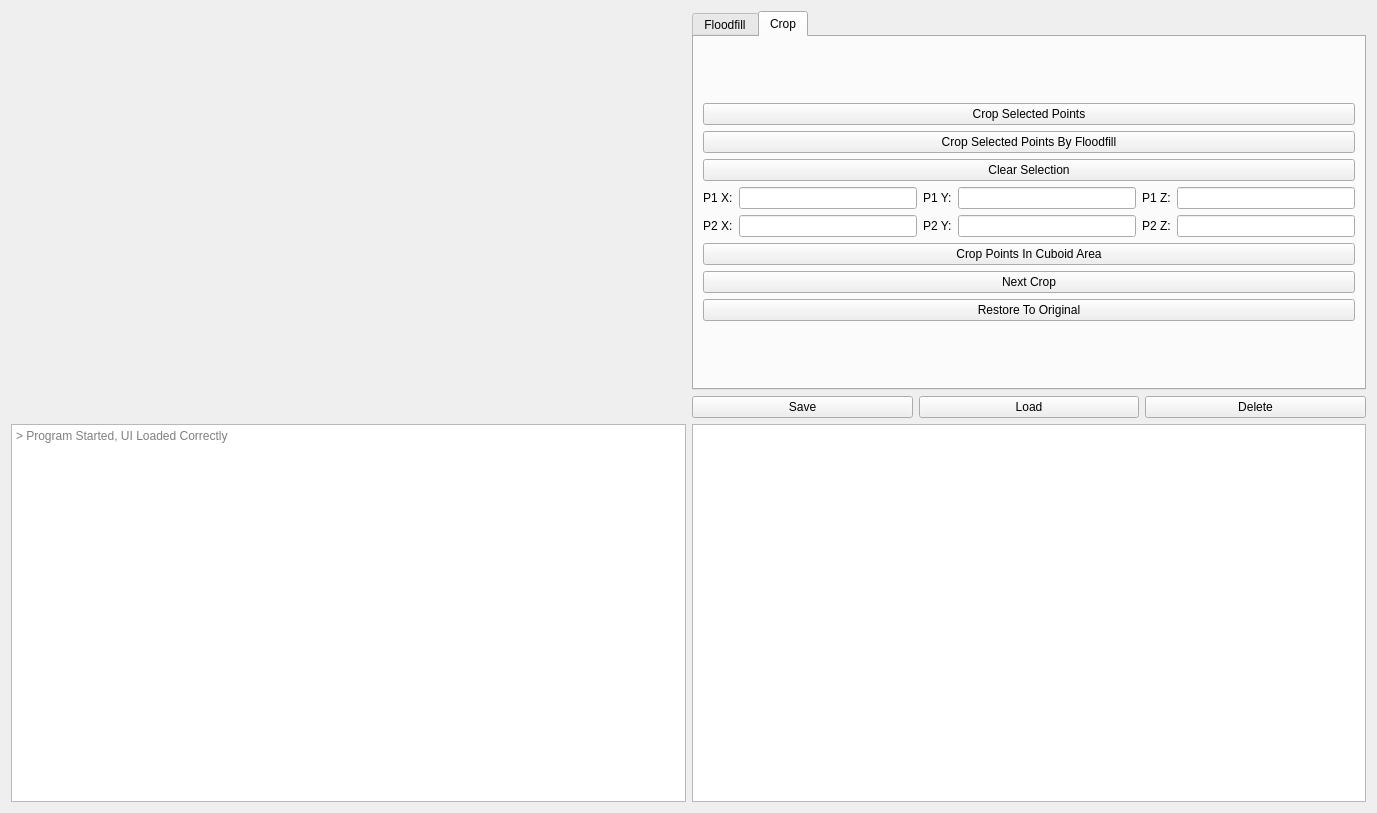
<?xml version="1.0" encoding="UTF-8"?>
<ui version="4.0">
 <class>Dialog</class>
 <widget class="QDialog" name="Dialog">
  <property name="geometry">
   <rect>
    <x>0</x>
    <y>0</y>
    <width>1377</width>
    <height>813</height>
   </rect>
  </property>
  <property name="sizePolicy">
   <sizepolicy hsizetype="Maximum" vsizetype="Maximum">
    <horstretch>0</horstretch>
    <verstretch>0</verstretch>
   </sizepolicy>
  </property>
  <property name="windowTitle">
   <string>Dialog</string>
  </property>
  <layout class="QGridLayout" name="gridLayout">
   <item row="0" column="0" rowspan="2">
    <layout class="QGridLayout" name="data_display_window">
     <item row="1" column="0">
      <widget class="QWidget" name="top" native="true"/>
     </item>
     <item row="2" column="0">
      <widget class="QWidget" name="lower" native="true"/>
     </item>
    </layout>
   </item>
   <item row="0" column="1">
    <layout class="QVBoxLayout" name="system_mode_layout">
     <item>
      <widget class="QTabWidget" name="system_mode">
       <property name="enabled">
        <bool>true</bool>
       </property>
       <property name="cursor">
        <cursorShape>OpenHandCursor</cursorShape>
       </property>
       <property name="autoFillBackground">
        <bool>false</bool>
       </property>
       <property name="tabShape">
        <enum>QTabWidget::Rounded</enum>
       </property>
       <property name="currentIndex">
        <number>1</number>
       </property>
       <property name="iconSize">
        <size>
         <width>16</width>
         <height>16</height>
        </size>
       </property>
       <widget class="QWidget" name="floodfill">
        <attribute name="title">
         <string>Floodfill</string>
        </attribute>
        <layout class="QVBoxLayout" name="verticalLayout_2">
         <item>
          <layout class="QVBoxLayout" name="verticalLayout">
           <item>
            <widget class="QPushButton" name="btn_floodfill_done">
             <property name="text">
              <string>Done</string>
             </property>
             <property name="autoDefault">
              <bool>false</bool>
             </property>
            </widget>
           </item>
           <item>
            <widget class="QPushButton" name="btn_floodfill_cancel">
             <property name="text">
              <string>Cancel</string>
             </property>
             <property name="autoDefault">
              <bool>false</bool>
             </property>
            </widget>
           </item>
          </layout>
         </item>
        </layout>
       </widget>
       <widget class="QWidget" name="crop">
        <attribute name="title">
         <string>Crop</string>
        </attribute>
        <layout class="QVBoxLayout" name="verticalLayout_2">
         <item>
          <layout class="QVBoxLayout" name="verticalLayout">
           <item>
            <widget class="QPushButton" name="btn_crop_selected">
             <property name="text">
              <string>Crop Selected Points</string>
             </property>
             <property name="autoDefault">
              <bool>false</bool>
             </property>
            </widget>
           </item>
           <item>
            <widget class="QPushButton" name="btn_crop_floodfill">
             <property name="text">
              <string>Crop Selected Points By Floodfill</string>
             </property>
             <property name="autoDefault">
              <bool>false</bool>
             </property>
            </widget>
           </item>
           <item>
            <widget class="QPushButton" name="btn_clear_selection">
             <property name="text">
              <string>Clear Selection</string>
             </property>
             <property name="autoDefault">
              <bool>false</bool>
             </property>
            </widget>
           </item>
           <item>
            <layout class="QHBoxLayout" name="horizontalLayout_2">
             <item>
              <widget class="QLabel" name="label">
               <property name="text">
                <string>P1 X:</string>
               </property>
              </widget>
             </item>
             <item>
              <widget class="QLineEdit" name="input_p1x"/>
             </item>
             <item>
              <widget class="QLabel" name="label_2">
               <property name="text">
                <string>P1 Y:</string>
               </property>
              </widget>
             </item>
             <item>
              <widget class="QLineEdit" name="input_p1y"/>
             </item>
             <item>
              <widget class="QLabel" name="label_3">
               <property name="text">
                <string>P1 Z:</string>
               </property>
              </widget>
             </item>
             <item>
              <widget class="QLineEdit" name="input_p1z"/>
             </item>
            </layout>
           </item>
           <item>
            <layout class="QHBoxLayout" name="horizontalLayout_3">
             <item>
              <widget class="QLabel" name="label_4">
               <property name="text">
                <string>P2 X:</string>
               </property>
              </widget>
             </item>
             <item>
              <widget class="QLineEdit" name="input_p2x"/>
             </item>
             <item>
              <widget class="QLabel" name="label_5">
               <property name="text">
                <string>P2 Y:</string>
               </property>
              </widget>
             </item>
             <item>
              <widget class="QLineEdit" name="input_p2y"/>
             </item>
             <item>
              <widget class="QLabel" name="label_6">
               <property name="text">
                <string>P2 Z:</string>
               </property>
              </widget>
             </item>
             <item>
              <widget class="QLineEdit" name="input_p2z"/>
             </item>
            </layout>
           </item>
           <item>
            <widget class="QPushButton" name="btn_crop_cuboid">
             <property name="text">
              <string>Crop Points In Cuboid Area</string>
             </property>
             <property name="autoDefault">
              <bool>false</bool>
             </property>
            </widget>
           </item>
           <item>
            <widget class="QPushButton" name="btn_crop_next">
             <property name="text">
              <string>Next Crop</string>
             </property>
             <property name="autoDefault">
              <bool>false</bool>
             </property>
            </widget>
           </item>
           <item>
            <widget class="QPushButton" name="btn_crop_restore">
             <property name="text">
              <string>Restore To Original</string>
             </property>
             <property name="autoDefault">
              <bool>false</bool>
             </property>
            </widget>
           </item>
          </layout>
         </item>
        </layout>
       </widget>
      </widget>
     </item>
    </layout>
   </item>
   <item row="1" column="1">
    <layout class="QHBoxLayout" name="common_buttons_layout">
     <item>
      <widget class="QPushButton" name="common_save">
       <property name="text">
        <string>Save</string>
       </property>
       <property name="autoDefault">
        <bool>false</bool>
       </property>
      </widget>
     </item>
     <item>
      <widget class="QPushButton" name="common_load">
       <property name="text">
        <string>Load</string>
       </property>
       <property name="autoDefault">
        <bool>false</bool>
       </property>
      </widget>
     </item>
     <item>
      <widget class="QPushButton" name="common_delete">
       <property name="text">
        <string>Delete</string>
       </property>
       <property name="autoDefault">
        <bool>false</bool>
       </property>
      </widget>
     </item>
    </layout>
   </item>
   <item row="2" column="0">
    <layout class="QVBoxLayout" name="message_center_layout">
     <item>
      <widget class="QTextEdit" name="textEdit">
       <property name="enabled">
        <bool>true</bool>
       </property>
       <property name="sizeAdjustPolicy">
        <enum>QAbstractScrollArea::AdjustToContents</enum>
       </property>
       <property name="readOnly">
        <bool>true</bool>
       </property>
       <property name="overwriteMode">
        <bool>true</bool>
       </property>
       <property name="placeholderText">
        <string>&gt; Program Started, UI Loaded Correctly</string>
       </property>
      </widget>
     </item>
    </layout>
   </item>
   <item row="2" column="1">
    <layout class="QVBoxLayout" name="segmentation_layout">
     <item>
      <widget class="QListWidget" name="listWidget"/>
     </item>
    </layout>
   </item>
  </layout>
 </widget>
 <resources/>
 <connections/>
</ui>
